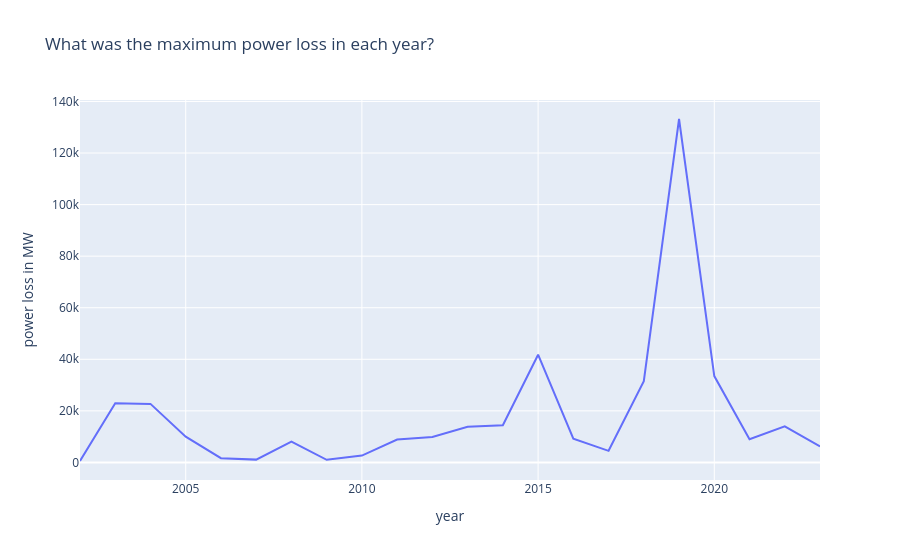

The code cell stored with this chart in its notebook:
### Code cell
fig = px.line(power_df.groupby(['year'])['loss-(megawatts)'].max(),
              title='What was the maximum power loss in each year?')
fig.update_layout(showlegend = False,
                  yaxis_title = 'power loss in MW')
fig.show()

### Figure 1 — Plotly figure (JSON) as saved in the notebook; plotly's stock layout.template omitted (floating-point values rounded to 4 significant figures)
{"data": [{"hovertemplate": "variable=loss-(megawatts)<br>year=%{x}<br>value=%{y}<extra></extra>", "legendgroup": "loss-(megawatts)", "line": {"color": "#636efa", "dash": "solid"}, "marker": {"symbol": "circle"}, "mode": "lines", "name": "loss-(megawatts)", "orientation": "v", "showlegend": true, "type": "scatter", "x": [2002, 2003, 2004, 2005, 2006, 2007, 2008, 2009, 2010, 2011, 2012, 2013, 2014, 2015, 2016, 2017, 2018, 2019, 2020, 2021, 2022, 2023], "xaxis": "x", "y": [550, 22934, 22700, 10000, 1650, 1084, 8087, 1000, 2650, 8881, 9896, 13850, 14435, 41788, 9232, 4500, 31500, 133200, 33480, 9000, 14000, 6200], "yaxis": "y"}], "layout": {"legend": {"title": {"text": "variable"}, "tracegroupgap": 0}, "showlegend": false, "title": {"text": "What was the maximum power loss in each year?"}, "xaxis": {"anchor": "y", "domain": [0, 1], "title": {"text": "year"}}, "yaxis": {"anchor": "x", "domain": [0, 1], "title": {"text": "power loss in MW"}}}}
